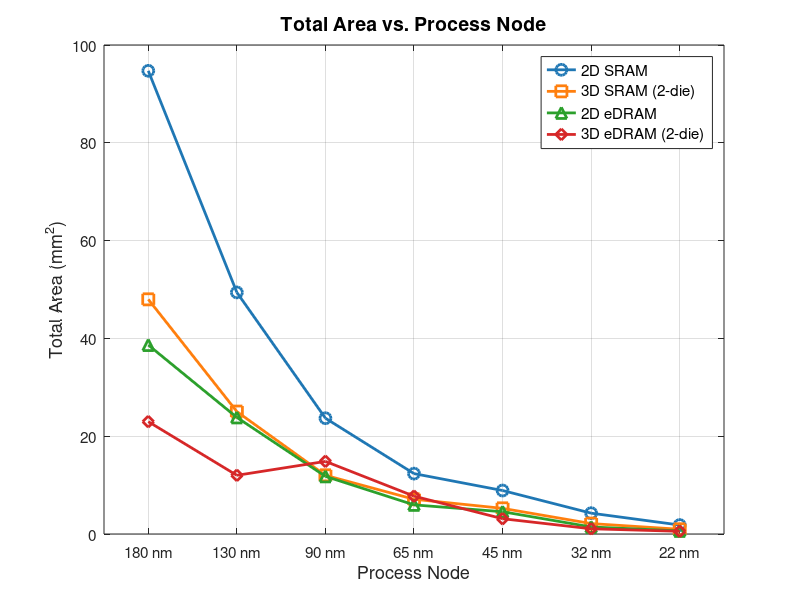

This chart was generated by the following MATLAB code:
% fig01_total_area_vs_node.m
% Total Area vs. Process Node — ESE5760 Final Project
% Data: DESTINY simulation, 2MB / 256-bit / Assoc=1 / LOP / 350K / WriteEDP

nodes = [180, 130, 90, 65, 45, 32, 22];   % nm
x = 1:numel(nodes);                        % equal-spacing display positions
node_labels = {'180 nm','130 nm','90 nm','65 nm','45 nm','32 nm','22 nm'};

area_2D_SRAM  = [94.721, 49.407, 23.680, 12.348, 8.893, 4.262, 1.836];
area_3D_SRAM  = [47.988, 25.035, 12.002,  7.105, 5.245, 2.132, 0.969];
area_2D_eDRAM = [38.646, 23.844, 11.789,  5.957, 4.555, 1.440, 0.630];
area_3D_eDRAM = [22.978, 12.001, 14.848,  7.743, 3.125, 1.068, 0.550];

figure('Position', [100 100 700 500]);

plot(x, area_2D_SRAM,  '-o', 'Color', [0.122 0.467 0.706], 'LineWidth', 2, 'MarkerSize', 8); hold on;
plot(x, area_3D_SRAM,  '-s', 'Color', [1.000 0.498 0.055], 'LineWidth', 2, 'MarkerSize', 8);
plot(x, area_2D_eDRAM, '-^', 'Color', [0.173 0.627 0.173], 'LineWidth', 2, 'MarkerSize', 8);
plot(x, area_3D_eDRAM, '-d', 'Color', [0.839 0.153 0.157], 'LineWidth', 2, 'MarkerSize', 8);

set(gca, 'XTick', x, 'XTickLabel', node_labels, 'FontSize', 11);
xlim([0.5 numel(nodes)+0.5]);
xlabel('Process Node', 'FontSize', 13);
ylabel('Total Area (mm^2)', 'FontSize', 13);
title('Total Area vs. Process Node', 'FontSize', 14, 'FontWeight', 'bold');
legend('2D SRAM', '3D SRAM (2-die)', '2D eDRAM', '3D eDRAM (2-die)', ...
       'Location', 'northeast', 'FontSize', 11);
grid on;
box on;

drawnow;
set(gcf, 'Renderer', 'painters');
print('-djpeg', '-r150', fullfile(fileparts(mfilename('fullpath')), '..', '..', 'plots', 'regular_node_sweep', 'fig01_total_area_vs_node.jpg'));
